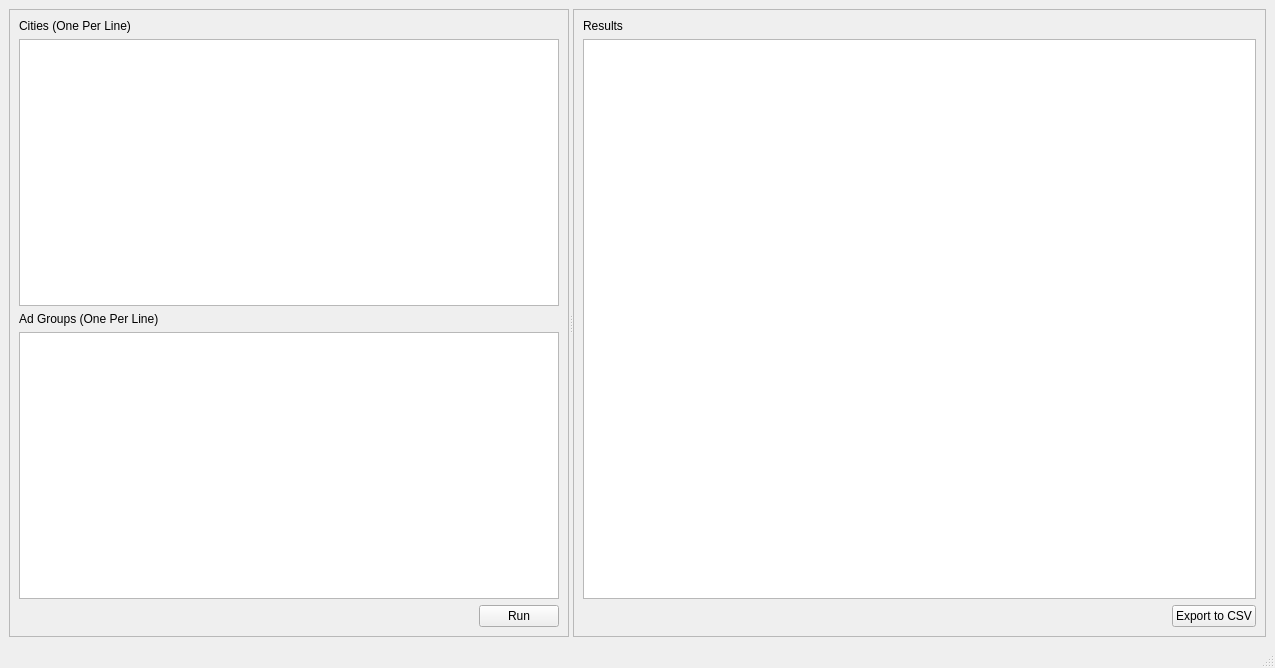
<?xml version="1.0" encoding="UTF-8"?>
<ui version="4.0">
 <class>MainWindow</class>
 <widget class="QMainWindow" name="MainWindow">
  <property name="geometry">
   <rect>
    <x>0</x>
    <y>0</y>
    <width>1275</width>
    <height>668</height>
   </rect>
  </property>
  <property name="windowTitle">
   <string>Permutations</string>
  </property>
  <widget class="QWidget" name="centralwidget">
   <layout class="QGridLayout" name="gridLayout">
    <item row="0" column="0">
     <widget class="QSplitter" name="splitter">
      <property name="orientation">
       <enum>Qt::Horizontal</enum>
      </property>
      <widget class="QFrame" name="leftFrame">
       <property name="frameShape">
        <enum>QFrame::StyledPanel</enum>
       </property>
       <property name="frameShadow">
        <enum>QFrame::Raised</enum>
       </property>
       <layout class="QGridLayout" name="gridLayout_3">
        <item row="0" column="0">
         <widget class="QLabel" name="citiesLabel">
          <property name="text">
           <string>Cities (One Per Line)</string>
          </property>
         </widget>
        </item>
        <item row="1" column="0">
         <widget class="QTextEdit" name="citiesList"/>
        </item>
        <item row="2" column="0">
         <widget class="QLabel" name="adGroupsLabel">
          <property name="text">
           <string>Ad Groups (One Per Line)</string>
          </property>
         </widget>
        </item>
        <item row="3" column="0">
         <widget class="QTextEdit" name="adGroupList"/>
        </item>
        <item row="4" column="0">
         <layout class="QHBoxLayout" name="horizontalLayout_2">
          <item>
           <spacer name="horizontalSpacer_2">
            <property name="orientation">
             <enum>Qt::Horizontal</enum>
            </property>
            <property name="sizeHint" stdset="0">
             <size>
              <width>378</width>
              <height>20</height>
             </size>
            </property>
           </spacer>
          </item>
          <item>
           <widget class="QPushButton" name="runButton">
            <property name="text">
             <string>Run</string>
            </property>
           </widget>
          </item>
         </layout>
        </item>
       </layout>
      </widget>
      <widget class="QFrame" name="rightFrame">
       <property name="frameShape">
        <enum>QFrame::StyledPanel</enum>
       </property>
       <property name="frameShadow">
        <enum>QFrame::Raised</enum>
       </property>
       <layout class="QGridLayout" name="gridLayout_2">
        <item row="0" column="0">
         <widget class="QLabel" name="resultsLabel">
          <property name="text">
           <string>Results</string>
          </property>
         </widget>
        </item>
        <item row="1" column="0">
         <widget class="QTableWidget" name="resultsTable"/>
        </item>
        <item row="2" column="0">
         <layout class="QHBoxLayout" name="horizontalLayout">
          <item>
           <spacer name="horizontalSpacer">
            <property name="orientation">
             <enum>Qt::Horizontal</enum>
            </property>
            <property name="sizeHint" stdset="0">
             <size>
              <width>488</width>
              <height>20</height>
             </size>
            </property>
           </spacer>
          </item>
          <item>
           <widget class="QPushButton" name="exportButton">
            <property name="text">
             <string>Export to CSV</string>
            </property>
           </widget>
          </item>
         </layout>
        </item>
       </layout>
      </widget>
     </widget>
    </item>
   </layout>
  </widget>
  <widget class="QMenuBar" name="menubar">
   <property name="geometry">
    <rect>
     <x>0</x>
     <y>0</y>
     <width>1275</width>
     <height>22</height>
    </rect>
   </property>
  </widget>
  <widget class="QStatusBar" name="statusbar"/>
 </widget>
 <resources/>
 <connections/>
</ui>
